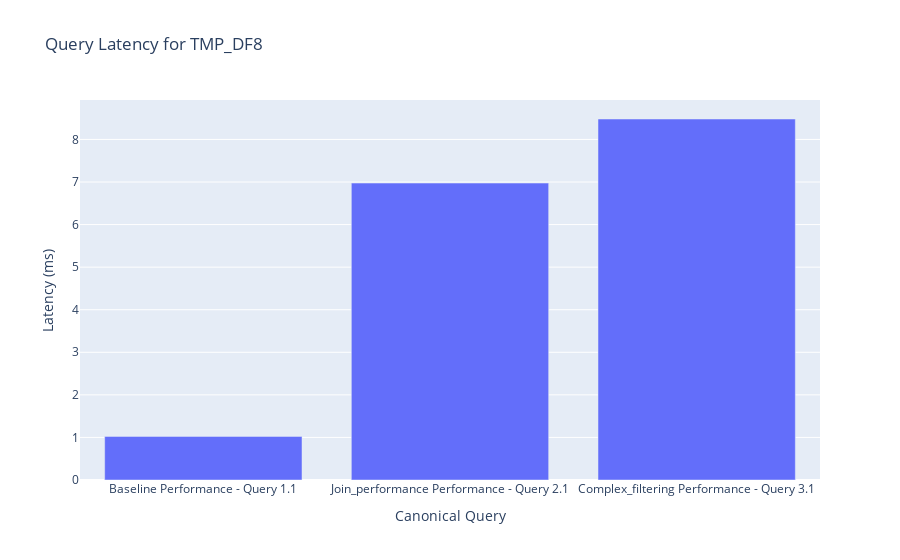

The cell this chart's notebook holds for it:
### Markdown cell above
--- 
## 6. Performance Benchmark Analysis

### Code cell
display_header("Canonical Query Performance Results")

if performance_df is not None and not performance_df.empty:
    display(performance_df[['query_name', 'latency_ms', 'status']])
    
    # Plot the results for successful queries
    success_df = performance_df[performance_df['status'] == 'Success']
    if not success_df.empty:
        fig = px.bar(success_df, x='query_name', y='latency_ms',
                     title=f'Query Latency for {DATABASE_NAME}',
                     labels={'latency_ms': 'Latency (ms)', 'query_name': 'Canonical Query'})
        fig.show()
else:
    print("No performance benchmark data available.")

### Figure 1 — Plotly figure (JSON) as saved in the notebook; plotly's stock layout.template omitted (floating-point values rounded to 4 significant figures)
{"data": [{"hovertemplate": "Canonical Query=%{x}<br>Latency (ms)=%{y}<extra></extra>", "legendgroup": "", "marker": {"color": "#636efa", "pattern": {"shape": ""}}, "name": "", "orientation": "v", "showlegend": false, "textposition": "auto", "type": "bar", "x": ["Baseline Performance - Query 1.1", "Join_performance Performance - Query 2.1", "Complex_filtering Performance - Query 3.1"], "xaxis": "x", "y": [1.025, 6.975, 8.48], "yaxis": "y"}], "layout": {"barmode": "relative", "legend": {"tracegroupgap": 0}, "title": {"text": "Query Latency for TMP_DF8"}, "xaxis": {"anchor": "y", "domain": [0, 1], "title": {"text": "Canonical Query"}}, "yaxis": {"anchor": "x", "domain": [0, 1], "title": {"text": "Latency (ms)"}}}}
